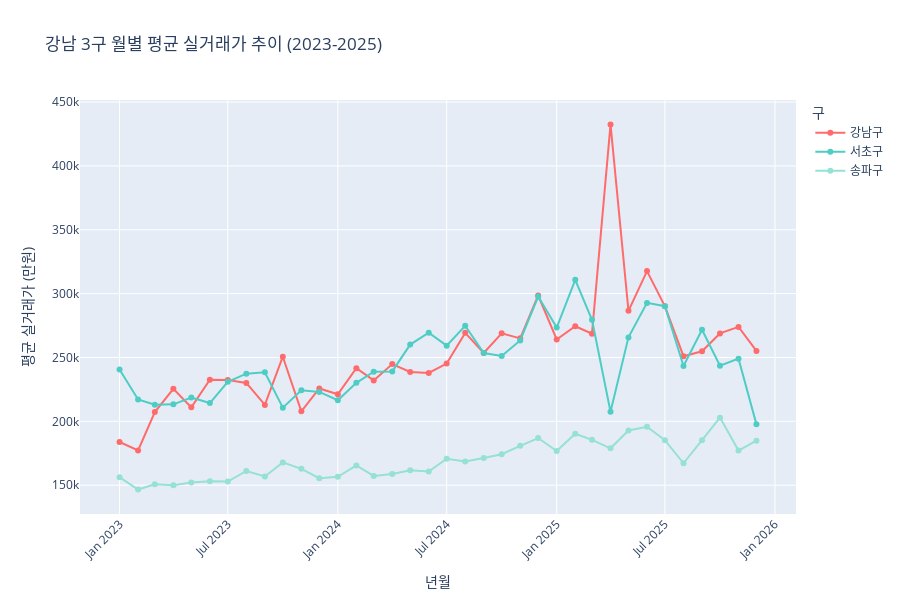

This figure's notebook cell:
### Code cell
# 1. 구별 월별 평균 가격 추이
fig1 = px.line(
    monthly_gu,
    x='year_month',
    y='avg_price',
    color='CGG_NM',
    title='강남 3구 월별 평균 실거래가 추이 (2023-2025)',
    labels={
        'year_month': '년월',
        'avg_price': '평균 실거래가 (만원)',
        'CGG_NM': '구'
    },
    markers=True,
    color_discrete_map={
        '강남구': '#FF6B6B',
        '서초구': '#4ECDC4',
        '송파구': '#95E1D3'
    }
)

fig1.update_layout(
    hovermode='x unified',
    xaxis_tickangle=-45,
    height=600
)

fig1.show()

### Figure 1 — Plotly figure (JSON) as saved in the notebook; plotly's stock layout.template omitted (floating-point values rounded to 4 significant figures)
{"data": [{"hovertemplate": "구=강남구<br>년월=%{x}<br>평균 실거래가 (만원)=%{y}<extra></extra>", "legendgroup": "강남구", "line": {"color": "#FF6B6B", "dash": "solid"}, "marker": {"symbol": "circle"}, "mode": "lines+markers", "name": "강남구", "orientation": "v", "showlegend": true, "type": "scatter", "x": ["2023-01", "2023-02", "2023-03", "2023-04", "2023-05", "2023-06", "2023-07", "2023-08", "2023-09", "2023-10", "2023-11", "2023-12", "2024-01", "2024-02", "2024-03", "2024-04", "2024-05", "2024-06", "2024-07", "2024-08", "2024-09", "2024-10", "2024-11", "2024-12", "2025-01", "2025-02", "2025-03", "2025-04", "2025-05", "2025-06", "2025-07", "2025-08", "2025-09", "2025-10", "2025-11", "2025-12"], "xaxis": "x", "y": [183800.0, 177200.0, 207200.0, 225500.0, 211000.0, 232600.0, 232300.0, 230100.0, 212900.0, 250600.0, 207800.0, 225700.0, 221200.0, 241600.0, 232100.0, 244800.0, 238600.0, 237800.0, 245200.0, 269300.0, 253500.0, 268900.0, 265000.0, 298500.0, 264100.0, 274400.0, 268600.0, 432400.0, 286500.0, 317600.0, 290000.0, 251000.0, 254800.0, 268800.0, 274000.0, 255200.0], "yaxis": "y"}, {"hovertemplate": "구=서초구<br>년월=%{x}<br>평균 실거래가 (만원)=%{y}<extra></extra>", "legendgroup": "서초구", "line": {"color": "#4ECDC4", "dash": "solid"}, "marker": {"symbol": "circle"}, "mode": "lines+markers", "name": "서초구", "orientation": "v", "showlegend": true, "type": "scatter", "x": ["2023-01", "2023-02", "2023-03", "2023-04", "2023-05", "2023-06", "2023-07", "2023-08", "2023-09", "2023-10", "2023-11", "2023-12", "2024-01", "2024-02", "2024-03", "2024-04", "2024-05", "2024-06", "2024-07", "2024-08", "2024-09", "2024-10", "2024-11", "2024-12", "2025-01", "2025-02", "2025-03", "2025-04", "2025-05", "2025-06", "2025-07", "2025-08", "2025-09", "2025-10", "2025-11", "2025-12"], "xaxis": "x", "y": [240700.0, 217100.0, 213000.0, 213300.0, 218600.0, 214300.0, 230900.0, 237300.0, 238400.0, 210700.0, 224300.0, 223100.0, 216500.0, 230100.0, 238800.0, 239100.0, 260100.0, 269300.0, 259300.0, 274800.0, 253400.0, 251200.0, 263300.0, 297700.0, 273400.0, 310800.0, 279500.0, 207500.0, 265700.0, 292700.0, 290200.0, 243400.0, 271800.0, 243500.0, 249100.0, 197600.0], "yaxis": "y"}, {"hovertemplate": "구=송파구<br>년월=%{x}<br>평균 실거래가 (만원)=%{y}<extra></extra>", "legendgroup": "송파구", "line": {"color": "#95E1D3", "dash": "solid"}, "marker": {"symbol": "circle"}, "mode": "lines+markers", "name": "송파구", "orientation": "v", "showlegend": true, "type": "scatter", "x": ["2023-01", "2023-02", "2023-03", "2023-04", "2023-05", "2023-06", "2023-07", "2023-08", "2023-09", "2023-10", "2023-11", "2023-12", "2024-01", "2024-02", "2024-03", "2024-04", "2024-05", "2024-06", "2024-07", "2024-08", "2024-09", "2024-10", "2024-11", "2024-12", "2025-01", "2025-02", "2025-03", "2025-04", "2025-05", "2025-06", "2025-07", "2025-08", "2025-09", "2025-10", "2025-11", "2025-12"], "xaxis": "x", "y": [156300.0, 146600.0, 150800.0, 149900.0, 152200.0, 153000.0, 152800.0, 161100.0, 156900.0, 167800.0, 162800.0, 155500.0, 156600.0, 165500.0, 157200.0, 158900.0, 161700.0, 160700.0, 170700.0, 168600.0, 171200.0, 174200.0, 180800.0, 186900.0, 176800.0, 190300.0, 185500.0, 178900.0, 192800.0, 195700.0, 185200.0, 167200.0, 185200.0, 202900.0, 177100.0, 184900.0], "yaxis": "y"}], "layout": {"height": 600, "hovermode": "x unified", "legend": {"title": {"text": "구"}, "tracegroupgap": 0}, "title": {"text": "강남 3구 월별 평균 실거래가 추이 (2023-2025)"}, "xaxis": {"anchor": "y", "domain": [0, 1], "tickangle": -45, "title": {"text": "년월"}}, "yaxis": {"anchor": "x", "domain": [0, 1], "title": {"text": "평균 실거래가 (만원)"}}}}
